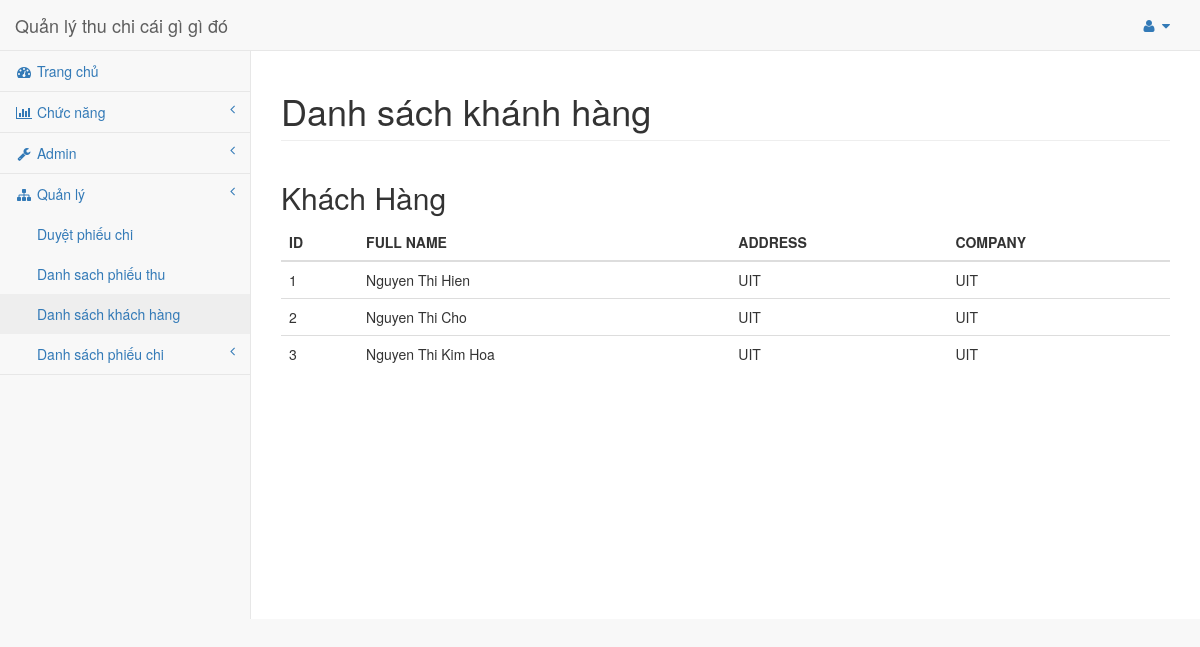
Page /views/pages/danhsachkhachhang.php (signed in) on the earlier database version.
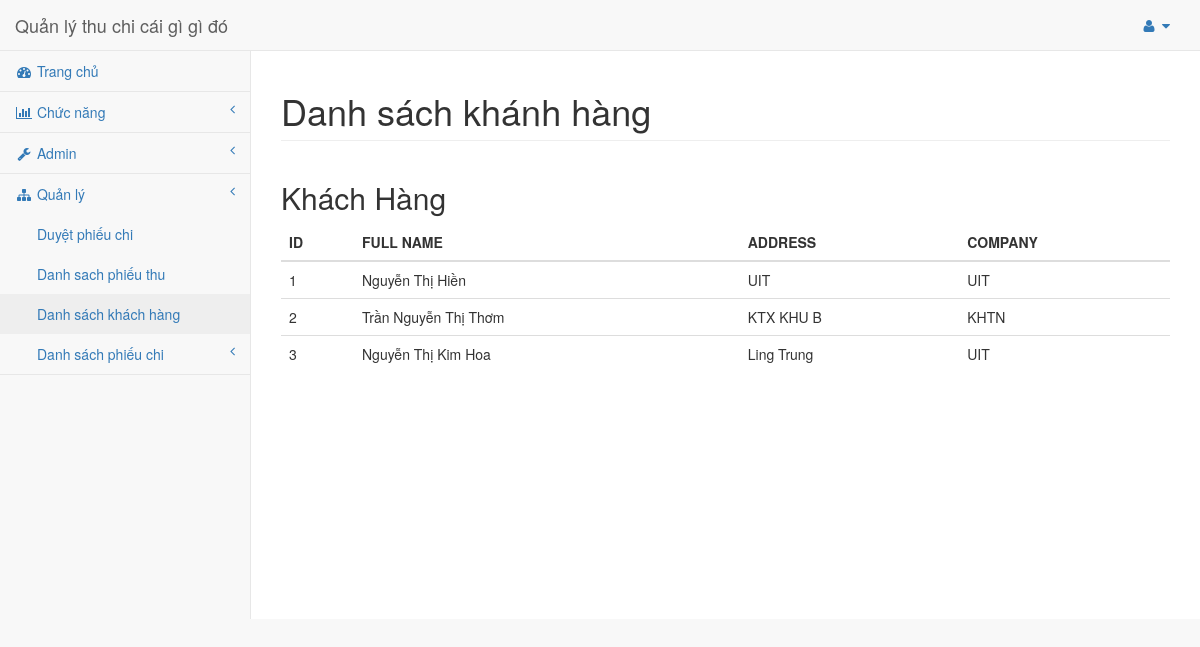
Same page on the later database version.
### tables this page shows
create table customers
(
	id int primary key auto_increment,
    fullname text,
    address text,
    company text
);

### views/pages/danhsachkhachhang.php (the view, shortened to what this page needs)
<!DOCTYPE html>
<html lang="en">
<?php
    include '../layouts/header.php';
?>
<?php
    include '../../server/config.php';
     $sql = " SELECT * FROM customers";
    $result = $conn->query($sql);
 ?>
<body>
    <div id="wrapper">
        <?php
            include '../layouts/navigation.php';
        ?>
        <div id="page-wrapper">
            <div class="row">
                <div class="col-lg-12">
                    <h1 class="page-header">Danh sách khánh hàng</h1>
                </div>
            </div>
            <h2>Khách Hàng</h2>
              <table class="table">
                <thead>
                  <tr>
                    <th>ID</th>
                    <th> FULL NAME</th>
                    <th>ADDRESS</th>
                    <th>COMPANY</th>
                  </tr>
                </thead>
                <tbody>
                  <?php while ($row = $result->fetch_assoc()): ?>
                    <tr>
                        <td><?php echo $row["id"]; ?></td>
                        <td><?php echo $row["fullname"]; ?></td>
                        <td><?php echo $row["address"]; ?></td>
                        <td><?php echo $row["company"]; ?></td>
                    </tr>
                  <?php endwhile; ?>
                </tbody>
              </table>
        </div>
    </div>
</body>
</html>

Differences in the rows shown:
changed customers id 1: fullname "Nguyen Thi Hien" → "Nguyễn Thị Hiền"
changed customers id 2: fullname "Nguyen Thi Cho" → "Trần Nguyễn Thị Thơm"; address "UIT" → "KTX KHU B"; company "UIT" → "KHTN"
changed customers id 3: fullname "Nguyen Thi Kim Hoa" → "Nguyễn Thị Kim Hoa"; address "UIT" → "Ling Trung"
